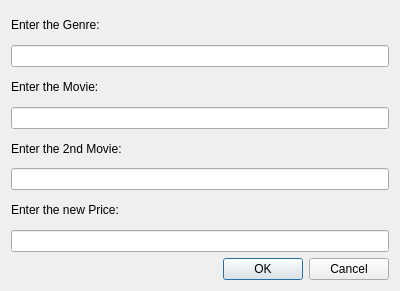
<?xml version="1.0" encoding="UTF-8"?>
<ui version="4.0">
 <class>SecondMovie</class>
 <widget class="QDialog" name="SecondMovie">
  <property name="geometry">
   <rect>
    <x>0</x>
    <y>0</y>
    <width>400</width>
    <height>291</height>
   </rect>
  </property>
  <property name="windowTitle">
   <string>Dialog</string>
  </property>
  <layout class="QVBoxLayout" name="verticalLayout">
   <item>
    <widget class="QLabel" name="label">
     <property name="text">
      <string>Enter the Genre:</string>
     </property>
    </widget>
   </item>
   <item>
    <widget class="QLineEdit" name="lineEdit"/>
   </item>
   <item>
    <widget class="QLabel" name="label_2">
     <property name="text">
      <string>Enter the Movie:</string>
     </property>
    </widget>
   </item>
   <item>
    <widget class="QLineEdit" name="lineEdit_2"/>
   </item>
   <item>
    <widget class="QLabel" name="label_3">
     <property name="text">
      <string>Enter the 2nd Movie:</string>
     </property>
    </widget>
   </item>
   <item>
    <widget class="QLineEdit" name="lineEdit_3"/>
   </item>
   <item>
    <widget class="QLabel" name="label_4">
     <property name="text">
      <string>Enter the new Price:</string>
     </property>
    </widget>
   </item>
   <item>
    <widget class="QLineEdit" name="lineEdit_4"/>
   </item>
   <item>
    <widget class="QDialogButtonBox" name="buttonBox">
     <property name="orientation">
      <enum>Qt::Horizontal</enum>
     </property>
     <property name="standardButtons">
      <set>QDialogButtonBox::Cancel|QDialogButtonBox::Ok</set>
     </property>
    </widget>
   </item>
  </layout>
 </widget>
 <resources/>
 <connections>
  <connection>
   <sender>buttonBox</sender>
   <signal>accepted()</signal>
   <receiver>SecondMovie</receiver>
   <slot>accept()</slot>
   <hints>
    <hint type="sourcelabel">
     <x>248</x>
     <y>254</y>
    </hint>
    <hint type="destinationlabel">
     <x>157</x>
     <y>274</y>
    </hint>
   </hints>
  </connection>
  <connection>
   <sender>buttonBox</sender>
   <signal>rejected()</signal>
   <receiver>SecondMovie</receiver>
   <slot>reject()</slot>
   <hints>
    <hint type="sourcelabel">
     <x>316</x>
     <y>260</y>
    </hint>
    <hint type="destinationlabel">
     <x>286</x>
     <y>274</y>
    </hint>
   </hints>
  </connection>
 </connections>
</ui>
